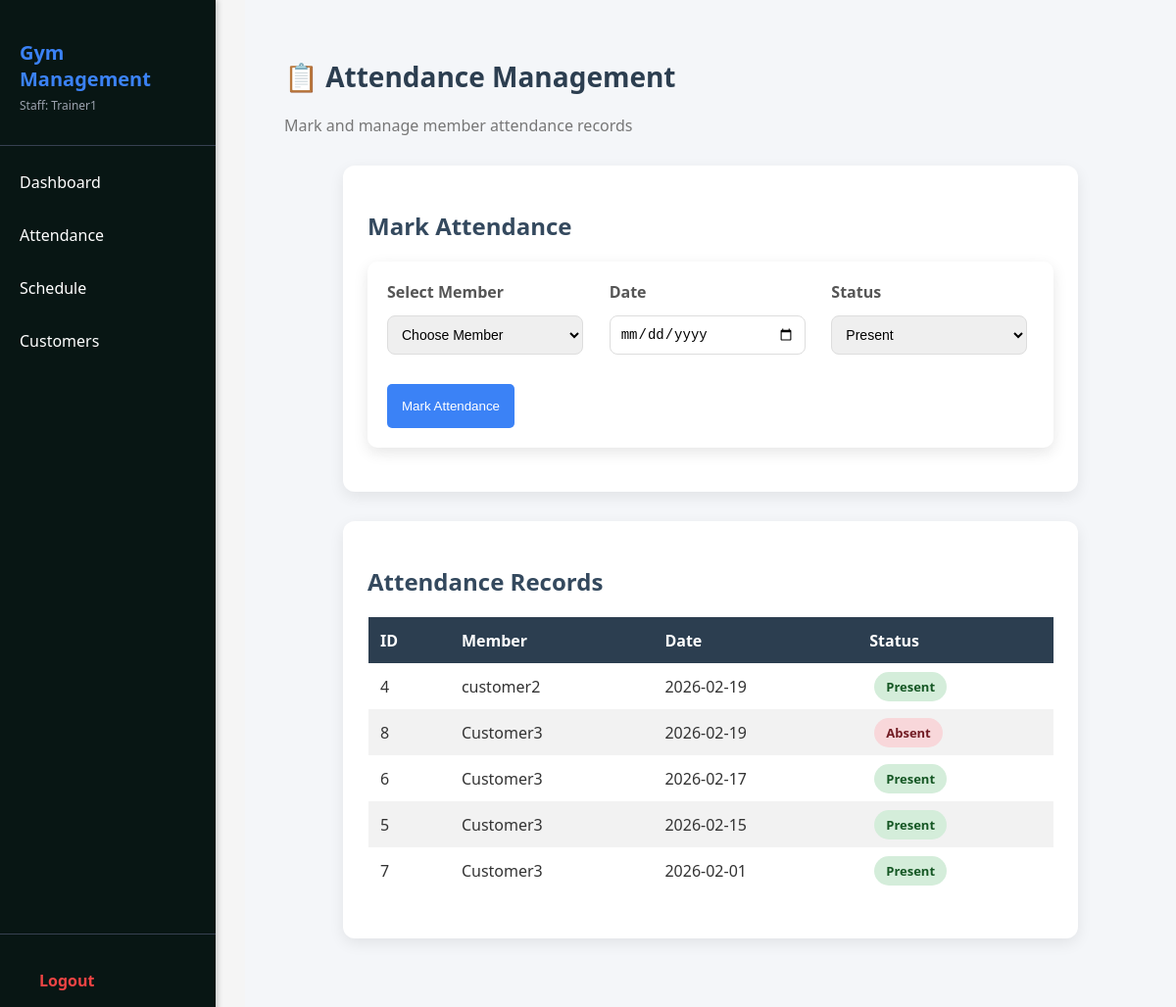
Screenshot of /staff/attendance.php (signed in) with the database file from the repository.
### tables this page shows
CREATE TABLE `attendance` (
  `id` int(11) NOT NULL,
  `user_id` int(11) NOT NULL,
  `date` date NOT NULL,
  `status` enum('present','absent') NOT NULL
);

CREATE TABLE `users` (
  `id` int(11) NOT NULL,
  `full_name` varchar(100) DEFAULT NULL,
  `email` varchar(100) DEFAULT NULL,
  `password` varchar(255) DEFAULT NULL,
  `role` enum('admin','staff','customer') DEFAULT NULL,
  `phone` varchar(20) DEFAULT NULL,
  `profile_pic` varchar(255) DEFAULT NULL,
  `created_at` timestamp NOT NULL DEFAULT current_timestamp(),
  `reset_token` varchar(255) DEFAULT NULL,
  `reset_token_expiry` datetime DEFAULT NULL,
  `specialization` varchar(50) DEFAULT NULL
);

### staff/attendance.php (the view, shortened to what this page needs)
<?php
include("../config/db.php");
$attendance_list = $conn->query("
    SELECT a.*, u.full_name
    FROM attendance a
    JOIN users u ON a.user_id = u.id
    ORDER BY a.date DESC
");
?>
<?php include("../config/sidebar.php"); ?>
<link rel="stylesheet" href="../assets/staff_attendance.css">
<div class="main-content">
    <div class="page-header">
        <h1>📋 Attendance Management</h1>
        <p>Mark and manage member attendance records</p>
    </div>
    <div class="card">
        <h2>Mark Attendance</h2>
        <form method="POST" action="attendance.php" class="attendance-form">
            <div class="form-group">
                <label>Select Member</label>
                <select name="user_id" required>
                    <option value="">Choose Member</option>
                </select>
            </div>
            <div class="form-group">
                <label>Date</label>
                <input type="date" name="date" required>
            </div>
            <div class="form-group">
                <label>Status</label>
                <select name="status" required>
                    <option value="present">Present</option>
                </select>
            </div>
            <button type="submit" name="mark_attendance" class="btn-primary">
                Mark Attendance
            </button>
        </form>
    </div>
    <div class="card">
        <h2>Attendance Records</h2>
        <table class="attendance-table">
            <thead>
                <tr>
                    <th>ID</th>
                    <th>Member</th>
                    <th>Date</th>
                    <th>Status</th>
                </tr>
            </thead>
            <tbody>
                <?php while($row = $attendance_list->fetch_assoc()){ ?>
                    <tr>
                        <td><?php echo $row['id']; ?></td>
                        <td><?php echo $row['full_name']; ?></td>
                        <td><?php echo $row['date']; ?></td>
                        <td>
                            <?php if($row['status'] == 'present'){ ?>
                                <span class="badge present">Present</span>
                            <?php } else { ?>
                                <span class="badge absent">Absent</span>
                            <?php } ?>
                        </td>
                    </tr>
                <?php } ?>
            </tbody>
        </table>
    </div>
</div>

### assets/style.css (style rules this page uses)
.badge { background: #ef4444; color: #fff; padding: 2px 6px; border-radius: 12px; font-size: 10px; margin-left: 5px; }
.card { background:white; padding:20px; border-radius:8px; box-shadow:0 4px 10px rgba(0,0,0,0.1); margin-bottom:20px; }
input, select { width:100%; padding:10px; margin:8px 0; border-radius:6px; border:1px solid #ccc; }
button { background:#ebb025; color:white; padding:10px; border:none; border-radius:6px; cursor:pointer; }
.attendance-form { background: #fff; padding: 20px; margin-bottom: 20px; border-radius: 10px; box-shadow: 0px 5px 15px rgba(0,0,0,0.1); }
.attendance-form select, .attendance-form input { margin-bottom: 10px; padding: 8px; width: 200px; }
.attendance-form button { padding: 8px 15px; background: #3b82f6; color: #fff; border: none; border-radius: 5px; }
.card { background: #fff; padding: 25px; border-radius: 12px; box-shadow: 0 4px 15px rgba(0,0,0,0.1); margin: 30px auto; max-width: 700px; }
h1, h2, h3 { margin-bottom: 20px; }
.card, .summary-card, .payment-card, .info-box { background-color: #ffffff; padding: 20px; margin-bottom: 20px; border-radius: 12px; box-shadow: 0 3px 8px rgba(0,0,0,0.1); }
table { width: 100%; border-collapse: collapse; margin-bottom: 20px; }
table th, table td { border: 1px solid #dddddd00; padding: 12px; text-align: left; }
table th { background-color: #3b82f6; color: rgb(255, 255, 255); font-weight: 600; }
table tr:nth-child(even) { background-color: #f0f5ff; }
form input, form select, form textarea { width: 100%; padding: 10px; margin-bottom: 12px; border-radius: 6px; border: 1px solid #ccc; font-size: 14px; }
form button { width: auto; }

### assets/staff_attendance.css (style rules this page uses)
.main-content { margin-left: 250px; padding: 40px; background: #f4f6f9; min-height: 100vh; font-family: 'Segoe UI', sans-serif; }
.page-header h1 { font-size: 28px; color: #2c3e50; }
.page-header p { color: #777; margin-bottom: 30px; }
.card { background: #ffffff; padding: 25px; border-radius: 12px; box-shadow: 0 5px 15px rgba(0,0,0,0.08); margin-bottom: 30px; }
.card h2 { margin-bottom: 20px; color: #34495e; }
.attendance-form { display: flex; flex-wrap: wrap; gap: 20px; }
.form-group { flex: 1 1 200px; display: flex; flex-direction: column; }
.form-group label { font-weight: 600; margin-bottom: 5px; color: #555; }
.form-group select, .form-group input { padding: 10px; border-radius: 8px; border: 1px solid #ddd; transition: 0.3s; }
.btn-primary { background: #007bff; color: white; padding: 12px 20px; border-radius: 8px; border: none; cursor: pointer; transition: 0.3s; height: 45px; align-self: flex-end; }
.attendance-table { width: 100%; border-collapse: collapse; }
.attendance-table th, .attendance-table td { padding: 12px; text-align: left; }
.attendance-table th { background: #2c3e50; color: white; }
.attendance-table tr:nth-child(even) { background: #f2f2f2; }
.badge { padding: 6px 12px; border-radius: 20px; font-size: 13px; font-weight: bold; }
.badge.present { background: #d4edda; color: #155724; }
.badge.absent { background: #f8d7da; color: #721c24; }

### rows the page displays
attendance: id "4", user.full_name "customer2", date "2026-02-19", status "Present"
attendance: id "8", user.full_name "Customer3", date "2026-02-19", status "Absent"
attendance: id "6", user.full_name "Customer3", date "2026-02-17", status "Present"
attendance: id "5", user.full_name "Customer3", date "2026-02-15", status "Present"
attendance: id "7", user.full_name "Customer3", date "2026-02-01", status "Present"

### other values shown
$role "Staff"
$user['full_name'] "Trainer1"
